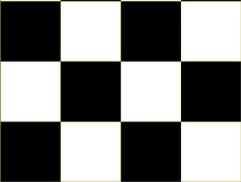
#> input picture Assignment2/input/chess.jpg, 241 x 182 px
$ jupyter execute q5.ipynb
#> lines starting #> are read from the running program, lines starting #| are printed output that depends on the picture; long printed decimals are rounded
[cell 1]
import time
import cv2
import matplotlib.pyplot as plt
import numpy as np

def average_filt(im,k):
    orig_h,orig_w = im.shape

    avg_filter = np.ones((k,k),dtype = np.float32)
    avg_filter = avg_filter/(k**2)

    if k%2 == 1:
        pad = k//2
        pad_im = np.pad(im,(pad,pad),mode='constant')
    else:
        avg_filter = np.pad(avg_filter,(1,0),mode='constant')
        pad_im = im

    kernel = np.flipud(np.fliplr(avg_filter))

    start_h = k//2
    start_w = k//2
#     print(orig_h,orig_w)

    new_h = (orig_h- k + 2*(k//2)) + 1
    new_w = (orig_w- k + 2*(k//2)) + 1
    output = np.zeros((new_h,new_w))
    i1=0
    for i in range(start_h,new_h - start_h):
        i2 = 0
        for j in range(start_w,new_w - start_w):
            cur = pad_im[(i-start_h):(i+start_h+1),(j-start_w):(j+start_w+1)]
            output[i1,i2] = np.sum(np.multiply(cur,kernel))
            i2=i2+1
        i1+=1

    return output

def eff_avgfilt(im,k):
    orig_h,orig_w = im.shape

    avg_filter = np.ones((k,k),dtype = np.float32)
    avg_filter = avg_filter/(k**2)

    if k%2 == 1:
        pad = k//2
        pad_im = np.pad(im,(pad,pad),mode='constant')
# [5 lines of commented-out code are left out]
    mult_im = np.multiply((1/k**2),pad_im)

    pad_h = pad_im.shape[0]
    pad_w = pad_im.shape[1]

    start_h = k//2
    start_w = k//2

    new_h = (orig_h - k + 2*(k//2)) + 1
    new_w = (orig_w - k + 2*(k//2)) + 1
#     output = np.zeros((new_h,new_w))


    sum_row = np.cumsum(mult_im,axis=1)
    row_minus = sum_row
    row_minus[:,0:k-1] = sum_row[:,0:k-1]
    row_minus[:,k:pad_w-1] = sum_row[:,k:pad_w-1] - sum_row[:,0:pad_w-1-k]
    sum_col = np.cumsum(row_minus,axis=0)
    col_minus = sum_col
    col_minus[0:k-1,:] = sum_col[0:k-1,:]
    col_minus[k:pad_h-1,:] = sum_col[k:pad_h-1,:] - sum_col[0:pad_h-1-k,:]
    output = col_minus[k-1:pad_h-1,k-1:pad_w-1]


# [11 lines of commented-out code are left out]
    return output

im = cv2.imread('../input/chess.jpg',0)
#> im: shape (182, 241); min 0, max 255, mean 127.1
im = np.array(im)
start_time1 = time.time()
output = average_filt(im,3)
#> after the loop in average_filt, `for i in range(start_h,new_h - start_h):`:
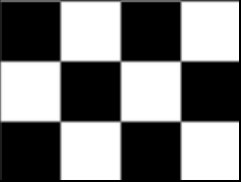
#> output: shape (182, 241) float64; min 0, max 255, mean 124
#> after the loop in average_filt, `for i in range(start_h,new_h - start_h):`: i1 = 180
end_time1 = time.time()
# print(output)
time1 = end_time1 - start_time1
print('time1:',time1)
plt.figure(figsize=(15,15))
plt.subplot(1,2,1)
plt.imshow(im,'gray')
plt.subplot(1,2,2)
plt.imshow(output,'gray')
plt.show()
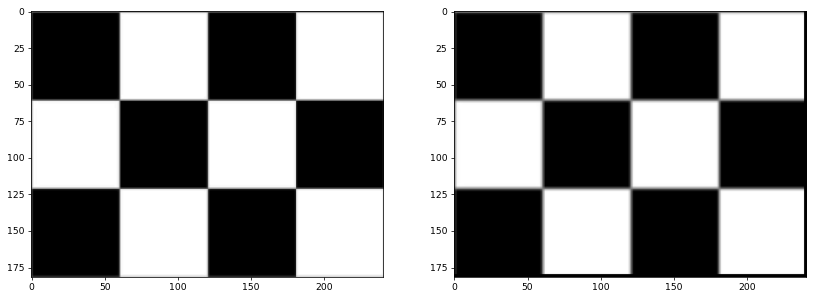
#> figure drawn by matplotlib, 2 panels

start_time2 = time.time()
output_eff = eff_avgfilt(im,3)
#> in eff_avgfilt, `row_minus[:,k:pad_w-1] = sum_row[:,k:pad_w-1] - sum_row[:,0:pad_w-1-k]`:
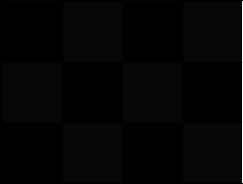
#> row_minus: shape (184, 243) float64; min 0, max 3422.8, mean 55.2; drawn with min black and max white
end_time2 = time.time()
time2 = end_time2 - start_time2
print('time2:',time2)
plt.figure(figsize=(15,15))
plt.subplot(1,2,1)
plt.imshow(im,'gray')
plt.subplot(1,2,2)
plt.imshow(output_eff,'gray')
plt.show()

[cell 2]
eff = []
non_eff = []
x_axis_k = np.arange(3,10,2)

import time
for k in range(3,10,2):
    start_time3 = time.time()
    output = average_filt(im,k)
    end_time3 = time.time()
    time3 = end_time3 - start_time3
    eff.append(time3)

    start_time6 = time.time()
    output_eff = eff_avgfilt(im,k)
    end_time6 = time.time()
    time6 = end_time6 - start_time6
    non_eff.append(time6)
#> this loop made 4 passes
#> pass 2, in eff_avgfilt (call 3), `sum_row = np.cumsum(mult_im,axis=1)`:
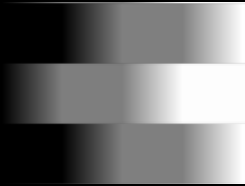
#> sum_row: shape (186, 245) float64; min 0, max 1232.2, mean 554.5; drawn with min black and max white
#> after the loop, eff = [0.241, 0.248, 0.25, 0.267]; non_eff = [0.00322, 0.00518, 0.00152, 0.00152]

# [4 lines of commented-out code are left out]

[cell 3]
eff2 = []
non_eff2 = []
x_axis_k2 = np.arange(3,10,2)

import time
# img = cv2.imread('bell.jpg',0)

for k in range(3,10,2):
    start_time32 = time.time()
    output2 = average_filt(im,k)
    end_time32 = time.time()
    time32 = end_time32 - start_time32
    eff2.append(time32)

    start_time62 = time.time()
    output_eff2 = eff_avgfilt(im,k)
    end_time62 = time.time()
    time62 = end_time62 - start_time62
    non_eff2.append(time62)
#> this loop made 4 passes
#> pass 3, `output2 = average_filt(im,k)`:
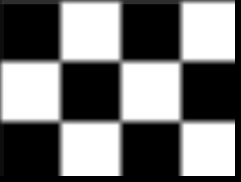
#> output2: shape (182, 241) float64; min 0, max 255, mean 118; drawn with min black and max white
#> after the loop, eff2 = [0.241, 0.242, 0.24, 0.235]; non_eff2 = [0.00255, 0.0055, 0.00133, 0.00145]

print(eff2)
#| [0.2409, 0.2417, 0.2397, 0.2354]
plt.figure()
plt.plot(x_axis_k,eff,color = 'r')
plt.plot(x_axis_k,non_eff,color = 'g')
plt.plot(x_axis_k2,eff2,color = 'b')
plt.plot(x_axis_k2,non_eff2,color = 'yellow')
plt.show()

[cell 4]
# Efficient median
import cv2
import numpy as np
def median_filt(degraded):

    h = degraded.shape[0]
    w = degraded.shape[1]
#     degraded = np.pad(degraded,(1,1),mode='constant')

    new_h = degraded.shape[0]
    new_w = degraded.shape[1]
    output = np.zeros((new_h,new_w,3))
#     kernel = np.flipud(np.fliplr(filt))
#     hsv = cv2.cvtColor(degraded, cv2.COLOR_BGR2HSV)
#     degraded = hsv
    for i in range(1,new_h-1):
        for j in range(1,new_w-1):
            values = []
#             values_g = []
#             values_b = []
            values = np.ravel(degraded[i-1:i+2,j-1:j+2])
#             values_g = np.ravel(degraded[i-1:i+2,j-1:j+2,1])
#             values_r = np.ravel(degraded[i-1:i+2,j-1:j+2,2])
            values.sort()
# [4 lines of commented-out code are left out]
            l = (len(values)//2)
            median = values[4]
#             median_g = values_g[4]
#             median_r = values_r[4]
            output[i,j] = median
# [5 lines of commented-out code are left out]

    return output


# [46 lines left out: functions func, histogr, not called in this run]


def eff_medianfilt(degraded,k):

    h,w = degraded.shape

#     print(h,w)
#     w = degraded.shape[1]

    output = np.zeros((h,w))
    pad = k//2

#     img = np.pad(img,(7//2,7//2),mode='constant')
    pad_im = np.zeros((2*pad+h,2*pad+w))
    pad_im[pad:h+pad,pad:w+pad] = degraded
    new_h = pad_im.shape[0]
    new_w = pad_im.shape[1]
    output = eff_avgfilt(degraded,k)
#     output = histogr(k,new_h,new_w,pad_im,output)

    return output

[cell 5]
import time
import cv2
import matplotlib.pyplot as plt
import numpy as np

degraded = cv2.imread('../input/Degraded.jpg',0)
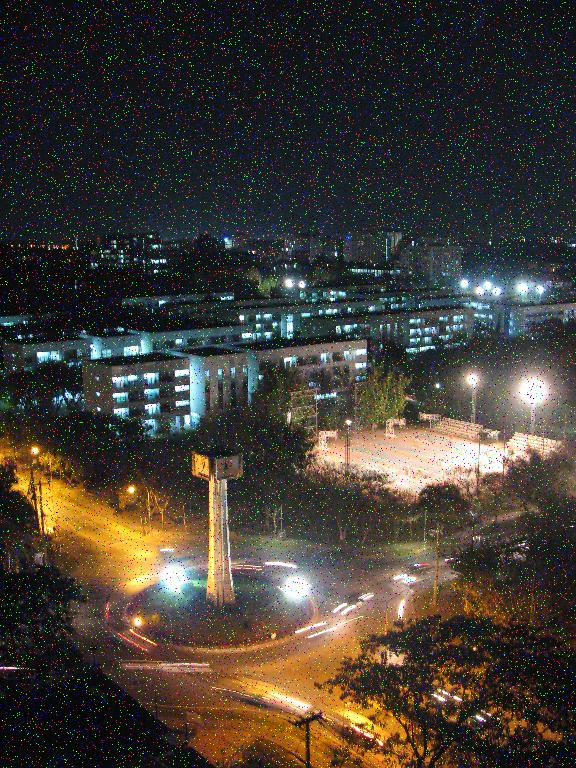
#> input picture Assignment2/input/Degraded.jpg, 576 x 768 px
#> degraded: shape (768, 576); min 0, max 255, mean 61.8


start_time1 = time.time()
output = median_filt(degraded)
#> after the loop in median_filt, `for i in range(1,new_h-1):`:
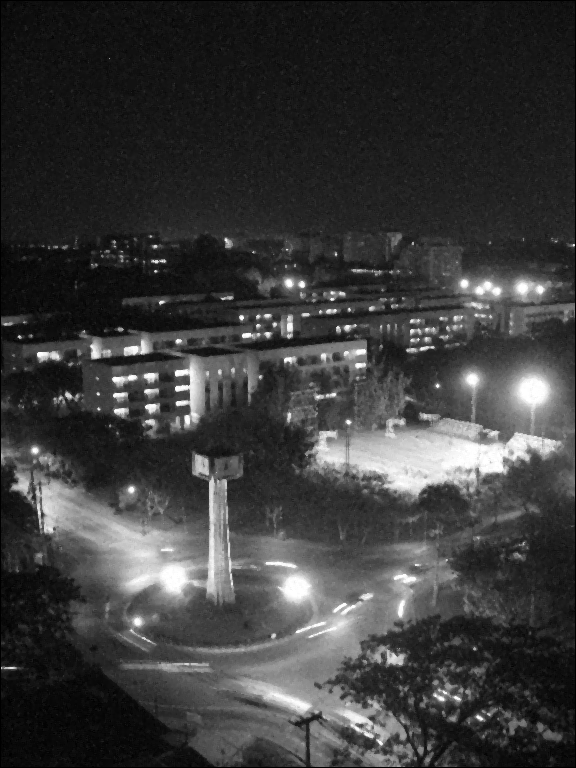
#> output: shape (768, 576, 3) float64; min 0, max 255, mean 58.9
cv2.normalize(output,output,0,255,cv2.NORM_MINMAX,dtype=-1)
output = output.astype(np.uint8)
end_time1 = time.time()
# print(output)
time1 = end_time1 - start_time1
print('time1:',time1)
plt.figure(figsize=(15,15))
plt.subplot(1,2,1)
plt.imshow(degraded,'gray')
plt.subplot(1,2,2)
plt.imshow(output,'gray')
plt.show()

start_time2 = time.time()
output_eff = eff_medianfilt(degraded,7)
#> in eff_avgfilt (call 10), `sum_row = np.cumsum(mult_im,axis=1)`:
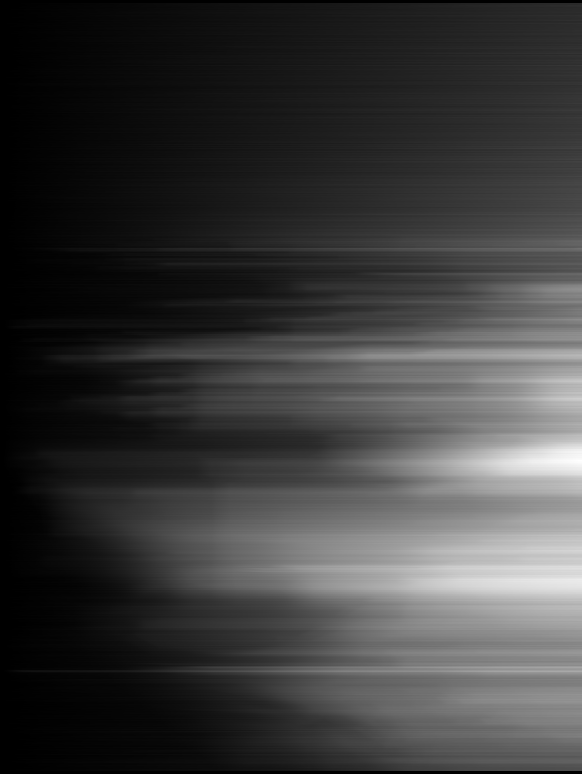
#> sum_row: shape (774, 582) float64; min 0, max 1446.4, mean 335.8; drawn with min black and max white
end_time2 = time.time()
time2 = end_time2 - start_time2
print('time2:',time2)
plt.figure(figsize=(15,15))
plt.subplot(1,2,1)
plt.imshow(degraded,'gray')
plt.subplot(1,2,2)
plt.imshow(output,'gray')
plt.show()

[cell 6]
eff = []
non_eff = []
x_axis_k = np.arange(3,10,2)

import time
for k in range(3,10,2):
    start_time3 = time.time()
    output = median_filt(degraded)
    end_time3 = time.time()
    time3 = end_time3 - start_time3
    eff.append(time3)

    start_time6 = time.time()
    output_eff = eff_medianfilt(degraded,k)
    end_time6 = time.time()
    time6 = end_time6 - start_time6
    non_eff.append(time6)
#> this loop made 4 passes
#> pass 1, in eff_avgfilt (call 11), `pad_im = np.pad(im,(pad,pad),mode='constant')`:
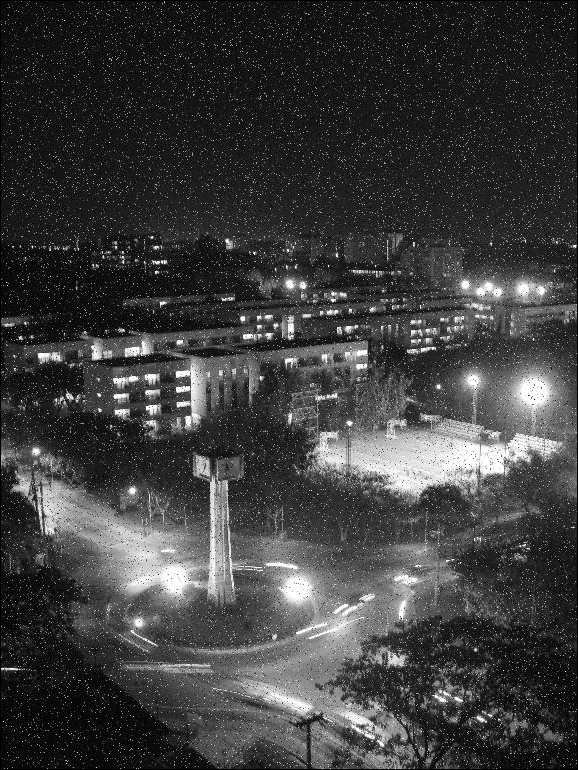
#> pad_im: shape (770, 578); min 0, max 255, mean 61.4
#> after the loop, eff = [1.25, 1.23, 1.22, 1.24]; non_eff = [0.0997, 0.00906, 0.0109, 0.0105]

# [4 lines of commented-out code are left out]

[cell 7]
eff2 = []
non_eff2 = []
x_axis_k2 = np.arange(3,10,2)

import time
# img = cv2.imread('bell.jpg',0)

for k in range(3,10,2):
    start_time32 = time.time()
    output2 = median_filt(degraded)
    end_time32 = time.time()
    time32 = end_time32 - start_time32
    eff2.append(time32)

    start_time62 = time.time()
    output_eff2 = eff_medianfilt(degraded,k)
    end_time62 = time.time()
    time62 = end_time62 - start_time62
    non_eff2.append(time62)
#> after the loop, eff2 = [1.26, 1.24, 1.25, 1.24]; non_eff2 = [0.0476, 0.084, 0.0112, 0.0109]

print(eff2)
#| [1.260, 1.245, 1.253, 1.244]
plt.figure()
plt.plot(x_axis_k,eff,color = 'r')
plt.plot(x_axis_k,non_eff,color = 'g')
plt.plot(x_axis_k2,eff2,color = 'b')
plt.plot(x_axis_k2,non_eff2,color = 'yellow')
plt.show()
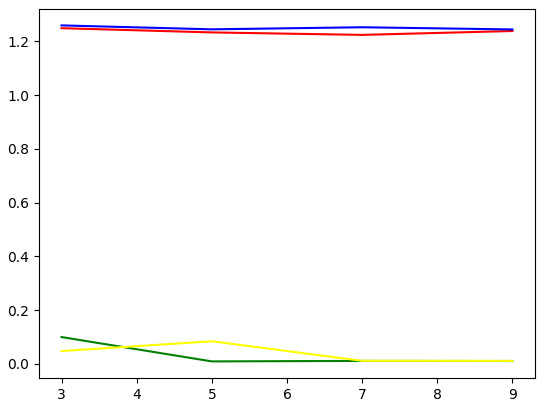
#> figure drawn by matplotlib, 1 panel
